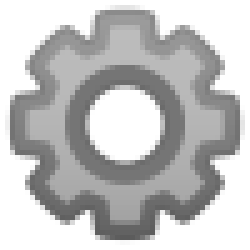
#> input picture cogwheel.png, 50 x 50 px (shown 5 times larger); its folder holds 2 pictures in this run
$ python -i requestsupervisor.py   (imports and definitions only)
#> lines starting #> are read from the running program, lines starting #| are printed output that depends on the picture
# ==============================================================================
# SUPERVISOR RESPONSE SYSTEM
# ==============================================================================

# NOTE: TO FIND CODE THAT SETS IMAGES WITHIN THE PROGRAM, USE CTRL + F AND LOOK FOR ".png"

# ------------------------------------------------------------------------------
# IMPORTS AND DEPENDENCIES
# ------------------------------------------------------------------------------
import tkinter as tk
from tkinter import PhotoImage, ttk, messagebox, filedialog
from flask import Flask, request
import requests
import socket
import threading
import time
import os
from PIL import Image, ImageTk, ImageDraw
import csv
from datetime import datetime
import json
from dotenv import load_dotenv

# Load environment variables from .env file
# [1 line not run here, left out]

# ------------------------------------------------------------------------------
# CONFIGURATION AND CONSTANTS
# ------------------------------------------------------------------------------

# Pushover API Configuration
PUSHOVER_API_URL = os.getenv("PUSHOVER_API_URL")
PUSHOVER_APP_TOKEN = os.getenv("PUSHOVER_APP_TOKEN")
SETTINGS_PASSWORD = os.getenv("SETTINGS_PASSWORD", "")
DEFAULT_LOG_PATH = os.getenv("DEFAULT_LOG_PATH")

# [8 lines not run here, left out]

# Settings Management
SETTINGS_FILE = "settings.json"
DEFAULT_SETTINGS = {
    "supervisors": [
        {"name": "Default Supervisor", "key": ""}
    ],
    "log_file_path": "St Thomas Supervisor Response log.csv"
}
# Default log file path (subject to change with location)
SHARED_LOG_PATH = DEFAULT_LOG_PATH

# ------------------------------------------------------------------------------
# FLASK APPLICATION SETUP
# ------------------------------------------------------------------------------
# [1 line not run here, left out]

# ------------------------------------------------------------------------------
# GLOBAL STATE VARIABLES
# ------------------------------------------------------------------------------
response_received = False  # Flag to track if supervisor has responded
responder_name = "Unknown"  # Name of the responding supervisor
supervisor_arrived = False  # Flag to track physical arrival
response_start_time = 0  # Timestamp when request was sent
message = ""
program_restarted = True  # This is here to stop recursive flashing when you press emergency

# Threading event to signal GUI updates
gui_update_event = threading.Event()


# ------------------------------------------------------------------------------
# SETTINGS MANAGEMENT FUNCTIONS
# ------------------------------------------------------------------------------

# [1324 lines left out: functions load_settings, save_settings, open_settings_window, log_supervisor_response, get_local_ip, send_notification and 10 more, not called in this run]


# =============================================================================
# GUI UTILITY FUNCTIONS
# =============================================================================

def create_status_indicator(size=12, color="#10b981"):
    """
    Create a circular status indicator dot for GUI display.

    Args:
        size (int): Diameter of the status dot in pixels
        color (str): Hex color code for the indicator

    Returns:
        ImageTk.PhotoImage: Tkinter-compatible image object
    """
    # Create transparent image with specified size
    img = Image.new("RGBA", (size, size), (0, 0, 0, 0))
    draw = ImageDraw.Draw(img)

    # Draw filled circle as status indicator
    draw.ellipse((0, 0, size, size), fill=color)

    # Convert to Tkinter PhotoImage for display
    return ImageTk.PhotoImage(img)


def create_rounded_rectangle(canvas, x1, y1, x2, y2, radius=25, **kwargs):
    """
    Create a rounded rectangle shape on a Tkinter canvas.

    Args:
        canvas: Tkinter Canvas object to draw on
        x1, y1: Top-left coordinates
        x2, y2: Bottom-right coordinates
        radius (int): Corner radius for rounding
        **kwargs: Additional canvas drawing arguments (fill, outline, etc.)

    Returns:
        int: Canvas object ID for the created shape
    """
    # Calculate points for rounded rectangle using polygon
    points = [
        x1 + radius, y1,  # Top edge start
        x2 - radius, y1,  # Top edge end
        x2, y1,  # Top-right corner start
        x2, y1 + radius,  # Top-right corner end
        x2, y2 - radius,  # Right edge start
        x2, y2,  # Right edge end
        x2 - radius, y2,  # Bottom-right corner start
        x1 + radius, y2,  # Bottom edge start
        x1, y2,  # Bottom-left corner start
        x1, y2 - radius,  # Bottom-left corner end
        x1, y1 + radius,  # Left edge start
        x1, y1  # Left edge end
    ]

    # Create smooth polygon to simulate rounded rectangle
    return canvas.create_polygon(points, smooth=True, **kwargs)


def create_gui():
    """Create the modern GUI interface"""

    # ============================================================================
    # WINDOW INITIALIZATION AND POSITIONING
    # ============================================================================
    root = tk.Tk()
    root.title("Request Supervisor")

    # Calculate window positioning for center screen placement
    window_width = 400
    window_height = 360
    screen_width = root.winfo_screenwidth()
    screen_height = root.winfo_screenheight()
    x = (screen_width // 2) - (window_width // 2)
    y = (screen_height // 2) - (window_height // 2)

    # Configure window properties - fixed size, centered
    root.geometry(f"{window_width}x{window_height}+{x}+{y-150}")
    root.resizable(False, False)  # Prevent resizing

    # ============================================================================
    # COLOR SCHEME DEFINITION
    # ============================================================================
    primary_color = "#3a86ff"  # Blue
    success_color = "#10b981"  # Green
    warning_color = "#f59e0b"  # Orange
    danger_color = "#ef4444"  # Red
    text_dark = "#2d3748"  # Dark text
    text_light = "#64748b"  # Light text
    bg_color = "#D4DBE1"  # Light gray background
    message_color = "#8b5cf6"  # Purple for message button

    # ============================================================================
    # BACKGROUND IMAGE HANDLING
    # ============================================================================
    bg_image = None
    try:
        # Locate background image in script directory
        script_dir = os.path.dirname(os.path.abspath(__file__))

    #    =========================  CHANGE BACKGROUND IMAGE NAME HERE  =========================

        image_path = os.path.join(script_dir, "background.png")

        if os.path.exists(image_path):
            # Load and configure background image
            bg_image = PhotoImage(file=image_path)

            # Create canvas container for background image
            bg_canvas = tk.Canvas(root, width=400, height=400, highlightthickness=0)
            bg_canvas.pack(fill="both", expand=True)

            # Place image on canvas at top-left anchor
            bg_canvas.create_image(0, 0, image=bg_image, anchor="nw")

            # Prevent garbage collection of image reference
            root.bg_image = bg_image

            # Set canvas as main container
            main_container = bg_canvas
        else:
            # Fallback: no background image found
            print(f"Background image not found at {image_path}")
            main_container = root
            main_frame = tk.Frame(main_container, bg=bg_color)
            main_frame.pack(fill="both", expand=True)

    except Exception as e:
        # Error handling: fallback to plain background
        print(f"Error loading background image: {e}")
        main_container = root
        main_frame = tk.Frame(main_container, bg=bg_color)
        main_frame.pack(fill="both", expand=True)

    # ============================================================================
    # TTK STYLE CONFIGURATION
    # ============================================================================
    style = ttk.Style()

    # Configure frame styles
    style.configure("TFrame", background=bg_color)

    # Configure label styles with different purposes
    style.configure("TLabel", background=bg_color, foreground=text_dark, font=("Segoe UI", 11))
    style.configure("Header.TLabel", foreground=text_dark, font=("Segoe UI", 18, "bold"))
    style.configure("Status.TLabel", foreground=text_dark, font=("Segoe UI", 12, "bold"))
    style.configure("StatusLabel.TLabel", foreground=text_light, font=("Segoe UI", 10))
    style.configure("Timer.TLabel", foreground=text_light, font=("Segoe UI", 10, "bold"))
    style.configure("Footer.TLabel", foreground=text_light, font=("Segoe UI", 9))

    # Configure button styles
    style.configure("TButton", font=("Segoe UI", 11))
    style.configure("Reset.TButton", font=("Segoe UI", 10))

    # ============================================================================
    # STATUS INDICATOR CREATION
    # ============================================================================
    # Create colored status indicators for different states
    status_indicator_green = create_status_indicator(size=12, color=success_color)  # Ready state
    status_indicator_orange = create_status_indicator(size=12, color=warning_color)  # Connecting state
    status_indicator_red = create_status_indicator(size=12, color=danger_color)  # Error state

    # ============================================================================
    # MAIN UI ELEMENTS - CANVAS OBJECTS
    # ============================================================================
    # Status indicator and text (top of interface)
    status_indicator_img = main_container.create_image(20, 20, image=status_indicator_green)
    status_text = main_container.create_text(200, 40, text="  Ready to request supervisor",
                                             fill=text_dark, font=("Segoe UI", 12, "bold"))

    # Timer display (initially hidden, shown during connection)
    timer_text = main_container.create_text(200, 70, text="Response time: 0s",
                                            fill=text_light, font=("Segoe UI", 10, "bold"))
    main_container.itemconfig(timer_text, state='hidden')

    # Connection status message (initially hidden, shown during connection attempt)
    connecting_text = main_container.create_text(200, 180, text="Connecting to supervisor...",
                                                 fill=text_dark, font=("Segoe UI", 12))
    main_container.itemconfig(connecting_text, state='hidden')

    # ============================================================================
    # BUTTON EVENT HANDLERS
    # ============================================================================
    # [446 lines left out: functions on_call_button_click, get_message, on_message_button_click, on_arrived_button_click, reset_system, not called in this run]

    # ============================================================================
    # UI ELEMENT CREATION - Main Action Buttons
    # ============================================================================

    # Request Supervisor Button (Call Button)
    call_button_shadow = create_rounded_rectangle(main_container, 132, 104 - 15, 272, 164 - 15, radius=25,
                                                  fill="#444444")
    call_button_bg = create_rounded_rectangle(main_container, 130, 100 - 15, 270, 160 - 15, radius=25,
                                              fill=primary_color, outline="")
    call_button_text = main_container.create_text(200, 130 - 15, text="Request",
                                                  fill="white", font=('Segoe UI', 12, "bold"))

    # Send Custom Message Button
    message_button_shadow = create_rounded_rectangle(main_container, 132, 174 - 15, 272, 234 - 15, radius=25,
                                                     fill="#444444")
    message_button_bg = create_rounded_rectangle(main_container, 130, 170 - 15, 270, 230 - 15, radius=25,
                                                 fill=message_color, outline="")
    message_button_text = main_container.create_text(200, 200 - 15, text="Send Message",
                                                     fill="white", font=('Segoe UI', 12, "bold"))

    # Emergency Alert Button
    emergency_button_shadow = create_rounded_rectangle(main_container, 132, 244 - 15, 272, 304 - 15, radius=25,
                                                       fill="#444444")
    emergency_button_bg = create_rounded_rectangle(main_container, 130, 240 - 15, 270, 300 - 15, radius=25,
                                                   fill="#ef4444", outline="")
    emergency_button_text = main_container.create_text(200, 270 - 15, text="🚨EMERGENCY🚨",
                                                       fill="white", font=('Segoe UI', 11, "bold"))

    # ============================================================================
    # SETTINGS COGWHEEL - Image Loading and Hover Effects
    # ============================================================================

    # Load and prepare settings cogwheel images
    settings_script_dir = os.path.dirname(os.path.abspath(__file__))
    settings_image_path = os.path.join(settings_script_dir, "cogwheel.png")
    settings_image = Image.open(settings_image_path).convert("RGBA")
#> settings_image is the input picture: PIL image 50x50 RGBA; mean R, G, B, A 85.6, 85.6, 85.6, 141

    # Create shadow effect
    def create_shadow(image, offset=(3, 3), blur_radius=2, shadow_color=(0, 0, 0, 100)):
        """Create a shadow effect for an image"""
#> called with offset = (4, 4), blur_radius = 3, shadow_color = (0, 0, 0, 180)
        # Create shadow by making a copy and filling with shadow color
        shadow = Image.new("RGBA", image.size, (0, 0, 0, 0))
#> shadow: PIL image 50x50 RGBA; every value is 0

        # Create shadow mask from the alpha channel of the original image
        shadow_mask = image.split()[-1]  # Get alpha channel
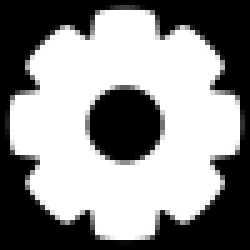
#> shadow_mask: PIL image 50x50 L (shown 5 times larger); min 0, max 255, mean 141

        # Create shadow with specified color
        shadow_layer = Image.new("RGBA", image.size, shadow_color)
        shadow.paste(shadow_layer, mask=shadow_mask)
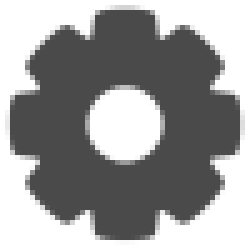
#> shadow: PIL image 50x50 RGBA (shown 5 times larger); mean R, G, B, A 0, 0, 0, 99.5; transparent parts drawn white

        # Optional: Apply blur to shadow (requires PIL >= 10.0.0)
        try:
            from PIL import ImageFilter
            shadow = shadow.filter(ImageFilter.GaussianBlur(radius=blur_radius))
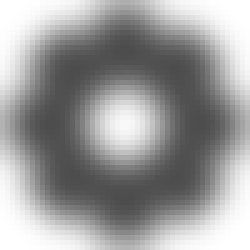
#> shadow: PIL image 50x50 RGBA (shown 5 times larger); mean R, G, B, A 0, 0, 0, 98.8; transparent parts drawn white
        except:
            pass  # Skip blur if not available

        # Create final image with shadow offset
        final_size = (image.size[0] + abs(offset[0]), image.size[1] + abs(offset[1]))
        final_image = Image.new("RGBA", final_size, (0, 0, 0, 0))
#> final_image: PIL image 54x54 RGBA; every value is 0

        # Paste shadow first (behind)
        shadow_pos = (max(0, offset[0]), max(0, offset[1]))
        final_image.paste(shadow, shadow_pos, shadow)
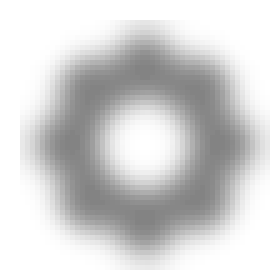
#> final_image: PIL image 54x54 RGBA (shown 5 times larger); mean R, G, B, A 0, 0, 0, 45.7; transparent parts drawn white

        # Paste original image on top
        image_pos = (max(0, -offset[0]), max(0, -offset[1]))
        final_image.paste(image, image_pos, image)
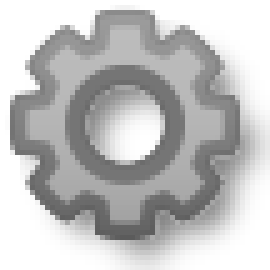
#> final_image: PIL image 54x54 RGBA (shown 5 times larger); mean R, G, B, A 67.7, 67.7, 67.7, 128; transparent parts drawn white

        return final_image

    # Create images with shadow (darker shadow)
    settings_image_with_shadow = create_shadow(settings_image, offset=(4, 4), blur_radius=3,
                                               shadow_color=(0, 0, 0, 180))
    hover_image = settings_image.point(lambda p: min(255, int(p * 0.6)))  # Brighten for hover effect
    hover_image_with_shadow = create_shadow(hover_image, offset=(4, 4), blur_radius=3, shadow_color=(0, 0, 0, 180))
#> call 2 of create_shadow, with offset = (4, 4), blur_radius = 3, shadow_color = (0, 0, 0, 180)
#> in create_shadow (call 2), `shadow_mask = image.split()[-1]`:
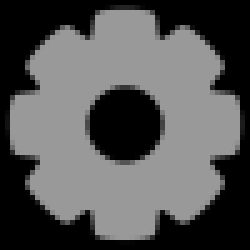
#> shadow_mask: PIL image 50x50 L (shown 5 times larger); min 0, max 153, mean 84.6
#> in create_shadow (call 2), `shadow.paste(shadow_layer, mask=shadow_mask)`:
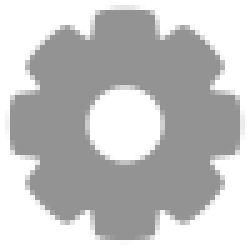
#> shadow: PIL image 50x50 RGBA (shown 5 times larger); mean R, G, B, A 0, 0, 0, 59.7; transparent parts drawn white
#> (the rest of the program and of its run is left out)
